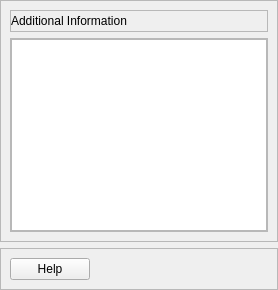
            <widget class="QWidget" name="tab_information">
             <attribute name="title">
              <string>Information</string>
             </attribute>
             <layout class="QVBoxLayout" name="verticalLayout_16">
              <property name="leftMargin">
               <number>0</number>
              </property>
              <property name="topMargin">
               <number>0</number>
              </property>
              <property name="rightMargin">
               <number>0</number>
              </property>
              <property name="bottomMargin">
               <number>0</number>
              </property>
              <item>
               <widget class="QFrame" name="frame_5">
                <property name="frameShape">
                 <enum>QFrame::StyledPanel</enum>
                </property>
                <property name="frameShadow">
                 <enum>QFrame::Raised</enum>
                </property>
                <layout class="QVBoxLayout" name="verticalLayout_9">
                 <item>
                  <widget class="QFrame" name="frame_21">
                   <property name="frameShape">
                    <enum>QFrame::StyledPanel</enum>
                   </property>
                   <property name="frameShadow">
                    <enum>QFrame::Raised</enum>
                   </property>
                   <layout class="QVBoxLayout" name="verticalLayout_41">
                    <property name="leftMargin">
                     <number>0</number>
                    </property>
                    <property name="topMargin">
                     <number>0</number>
                    </property>
                    <property name="rightMargin">
                     <number>0</number>
                    </property>
                    <property name="bottomMargin">
                     <number>0</number>
                    </property>
                    <item>
                     <layout class="QHBoxLayout" name="horizontalLayout_28">
                      <item>
                       <widget class="QLabel" name="label_3">
                        <property name="text">
                         <string>Additional Information</string>
                        </property>
                       </widget>
                      </item>
                      <item>
                       <spacer name="horizontalSpacer_42">
                        <property name="orientation">
                         <enum>Qt::Horizontal</enum>
                        </property>
                        <property name="sizeHint" stdset="0">
                         <size>
                          <width>40</width>
                          <height>20</height>
                         </size>
                        </property>
                       </spacer>
                      </item>
                     </layout>
                    </item>
                   </layout>
                  </widget>
                 </item>
                 <item>
                  <widget class="QFrame" name="frame_information_table_widget">
                   <property name="frameShape">
                    <enum>QFrame::StyledPanel</enum>
                   </property>
                   <property name="frameShadow">
                    <enum>QFrame::Raised</enum>
                   </property>
                   <layout class="QVBoxLayout" name="verticalLayout_42">
                    <property name="leftMargin">
                     <number>0</number>
                    </property>
                    <property name="topMargin">
                     <number>0</number>
                    </property>
                    <property name="rightMargin">
                     <number>0</number>
                    </property>
                    <property name="bottomMargin">
                     <number>0</number>
                    </property>
                    <item>
                     <widget class="QTableView" name="information_table">
                      <property name="sizePolicy">
                       <sizepolicy hsizetype="Expanding" vsizetype="Expanding">
                        <horstretch>0</horstretch>
                        <verstretch>0</verstretch>
                       </sizepolicy>
                      </property>
                     </widget>
                    </item>
                   </layout>
                  </widget>
                 </item>
                </layout>
               </widget>
              </item>
              <item>
               <widget class="QFrame" name="frame_bottom_6">
                <property name="maximumSize">
                 <size>
                  <width>16777215</width>
                  <height>60</height>
                 </size>
                </property>
                <property name="frameShape">
                 <enum>QFrame::StyledPanel</enum>
                </property>
                <property name="frameShadow">
                 <enum>QFrame::Raised</enum>
                </property>
                <layout class="QHBoxLayout" name="horizontalLayout_26">
                 <item>
                  <layout class="QHBoxLayout" name="horizontalLayout_33">
                   <item>
                    <widget class="QPushButton" name="btn_help_info">
                     <property name="text">
                      <string>Help</string>
                     </property>
                    </widget>
                   </item>
                   <item>
                    <spacer name="horizontalSpacer_58">
                     <property name="orientation">
                      <enum>Qt::Horizontal</enum>
                     </property>
                     <property name="sizeHint" stdset="0">
                      <size>
                       <width>40</width>
                       <height>20</height>
                      </size>
                     </property>
                    </spacer>
                   </item>
                  </layout>
                 </item>
                </layout>
               </widget>
              </item>
             </layout>
            </widget>
